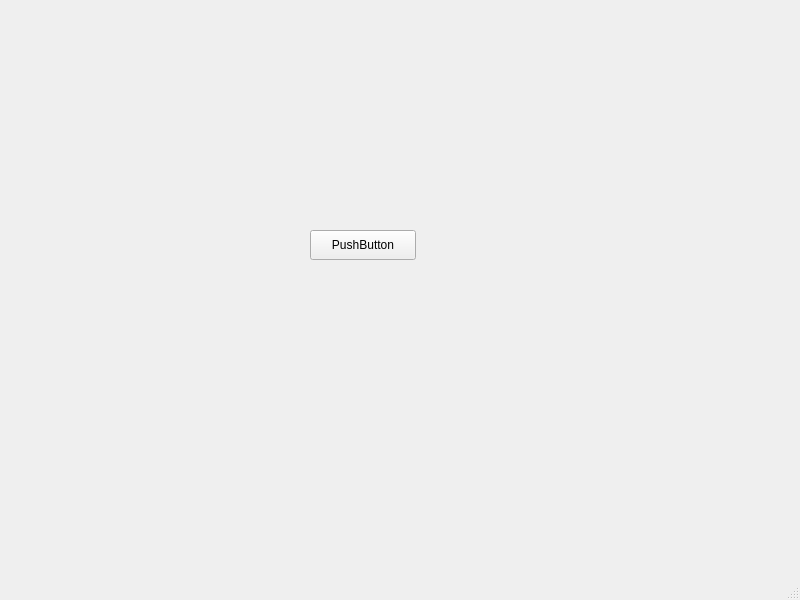
<?xml version="1.0" encoding="UTF-8"?>
<ui version="4.0">
 <class>MainWindow</class>
 <widget class="QMainWindow" name="MainWindow">
  <property name="geometry">
   <rect>
    <x>0</x>
    <y>0</y>
    <width>800</width>
    <height>600</height>
   </rect>
  </property>
  <property name="windowTitle">
   <string>MainWindow</string>
  </property>
  <widget class="QWidget" name="centralwidget">
   <widget class="QPushButton" name="pushButton">
    <property name="geometry">
     <rect>
      <x>310</x>
      <y>230</y>
      <width>106</width>
      <height>30</height>
     </rect>
    </property>
    <property name="text">
     <string>PushButton</string>
    </property>
   </widget>
  </widget>
  <widget class="QMenuBar" name="menubar">
   <property name="geometry">
    <rect>
     <x>0</x>
     <y>0</y>
     <width>800</width>
     <height>26</height>
    </rect>
   </property>
  </widget>
  <widget class="QStatusBar" name="statusbar"/>
 </widget>
 <resources/>
 <connections/>
</ui>
